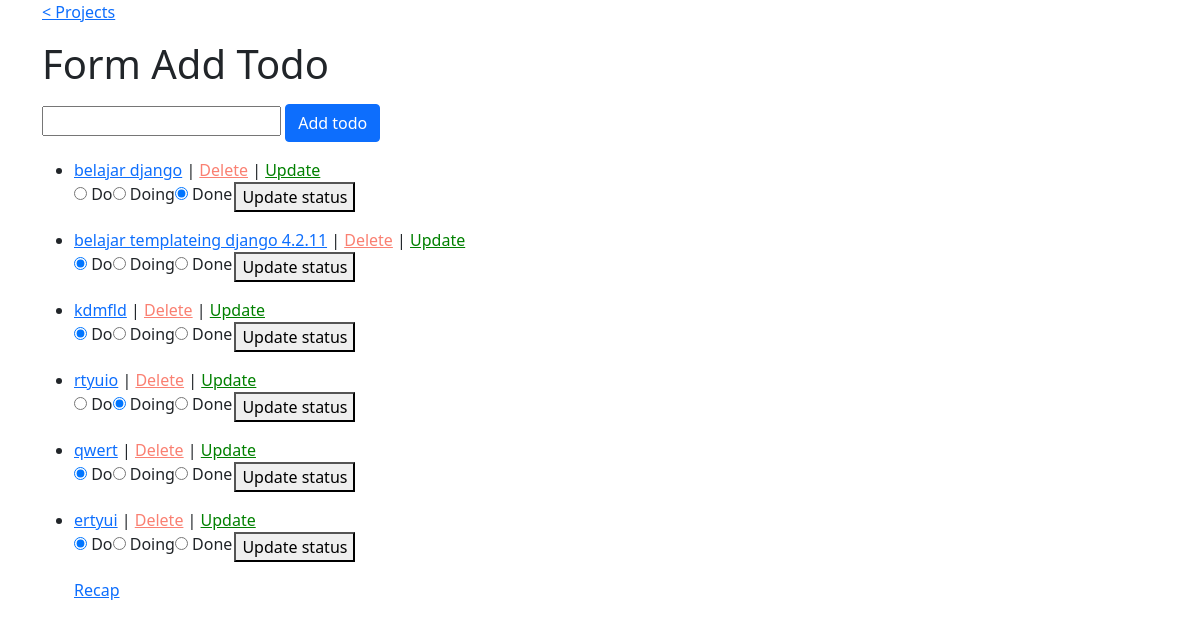
/todolist/, run on the app's committed database.
### todolist/models.py (models this page shows)
class Todo(models.Model):
    title = models.CharField(max_length=500)
    status = models.CharField(max_length=5)

### todolist/views.py (the view)
# urls.py: path("", views.index, name="index"),
def index(request):
    latest_todo_list = Todo.objects.all()
    context = {
        "latest_todo_list": latest_todo_list
    }
    return render(request, "todolist/index.html", context=context)

### todolist/templates/todolist/index.html (shortened to what this page needs)
{% extends 'todolist/base.html' %}
{% block content %}
<div>
    <form action="{% url 'todos:create' %}" method="post">
        <fieldset>
            <legend>
                <h1>Form Add Todo</h1>
            </legend>
            <input class="form-input" type="text" name="title" required />
            <button type="submit" class="btn btn-primary">Add todo</button>
        </fieldset>
    </form>
    {% if latest_todo_list %}
    <ul>
        {% for todo in latest_todo_list %}
        <li>
            <a href="/todolist/{{ todo.id }}/">{{ todo.title }}</a> | <a style="color: salmon;"
                href="{% url 'todos:delete' todo.id %}">Delete</a> | <a style="color: green;"
                href="{% url 'todos:update' todo.id %}">Update</a>
        </li>
        <form action="{% url 'todos:update_status' todo.id %}" method="post">
            <div style="display: flex;">
                <div>
                    <input type="radio" name="status" id="{{todo.id}}do" value='DO' {% if todo.status == "DO" %}
                        checked="checked" {% endif %}>
                    <label for="{{todo.id}}do">Do</label>
                </div>
                <div>
                    <input type="radio" name="status" id="{{todo.id}}doing" value='DOING' {% if todo.status == "DOING" %}
                        checked="checked" {% endif %}>
                    <label for="{{todo.id}}doing">Doing</label>
                </div>
                <div>
                    <input type="radio" name="status" id="{{todo.id}}done" value='DONE' {% if todo.status == "DONE" %}
                        checked="checked" {% endif %}>
                    <label for="{{todo.id}}done">Done</label><br>
                </div>
                <button type="submit" style="margin-left: 2px;">Update status</button>
            </div>
        </form>
        {% endfor %}
        <div><a href="{% url 'todos:recap' %}">Recap</a></div>
    </ul>
    {% else %}
    <p>No todos are available.</p>
    {% endif %}
</div>
{% endblock %}

### todolist/static/todolist/style.css (style rules this page uses)
body { font-family: 'Roboto'; }

### data on the page
Todo: title "belajar django", status "☐ Do", status "☐ Doing", status "☑ Done"
Todo: title "belajar templateing django 4.2.11", status "☑ Do", status "☐ Doing", status "☐ Done"
Todo: title "kdmfld", status "☑ Do", status "☐ Doing", status "☐ Done"
Todo: title "rtyuio", status "☐ Do", status "☑ Doing", status "☐ Done"
Todo: title "qwert", status "☑ Do", status "☐ Doing", status "☐ Done"
Todo: title "ertyui", status "☑ Do", status "☐ Doing", status "☐ Done"
